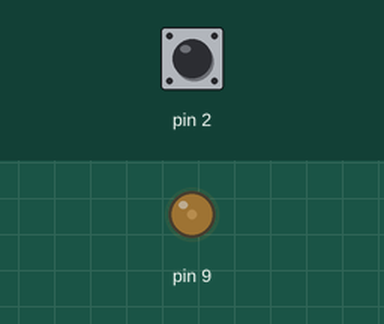
Simulated run of this program. Board: Arduino Uno, built with avr-gcc and run on an emulated ATmega328P. Parts: output pins drawn as LEDs (lit = HIGH). The inputs (shaded band) are chosen by the test bench; at power-on: pin 2 LOW. EEPROM starts erased; what the program prints to the serial monitor is not drawn.

Above: at 1.2 s.
1.3 s: pin 2 pulsed HIGH 5 times (0.12 s each, 0.3 s apart)
At 1.59 s:
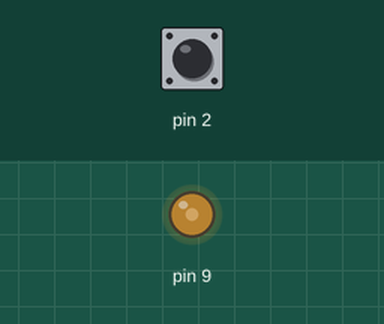
At 3.1 s:
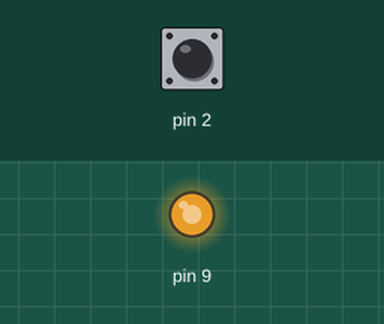
4.3 s: pin 2 pulsed HIGH 5 times (0.12 s each, 0.3 s apart)
At 4.59 s:
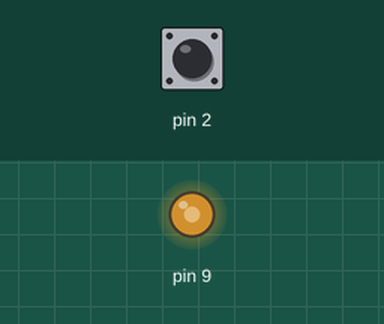
Timing chart, 0 to 7.3 s (numbered marks = the images above; inputs shaded):
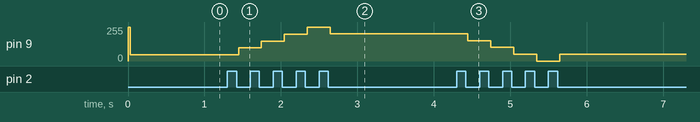

Measured:
- after the input at 1.3 s, pin 9: 48/255 → 99/255 after 0.15 s, → 150/255 0.30 s later, → 201/255 0.30 s later, → 252/255 0.30 s later, … (5 changes in this stretch)
- after the input at 4.3 s, pin 9: 204/255 → 153/255 after 0.15 s, → 102/255 0.30 s later, → 51/255 0.30 s later, → 0/255 0.30 s later, … (5 changes in this stretch)

The program:

main.cpp
```cpp
#include <Arduino.h>
#include "Action.h"
#include "ActionModifierIntensiteDEL.h"
#include "Bouton.h"
#include "DEL.h"
#include "Program.h"

Program* program;

void setup() {
    program = new Program();
}

void loop() {
    program->loop();
}
```

Action.h
```cpp
#pragma once
#include <Arduino.h>

class Action{
public:
    virtual void executer() = 0;
};
```

ActionModifierIntensiteDEL.h
```cpp
#pragma once
#include <Arduino.h>
#include "Action.h"
#include "DEL.h"

class ActionModifierIntensiteDEL: public Action{
public:
    ActionModifierIntensiteDEL(DEL* p_del);
    void executer();
    void setPas();
private:
    DEL* m_del;
    int m_pourcentageIntensite;
    float m_pas;
};
```

Bouton.h
```cpp
#pragma once
#include <Arduino.h>
#include "Action.h"

class Bouton{
public:
    Bouton(uint8_t p_pinBouton, Action* p_actionBoutonPresse);
    void tick();
    uint8_t getPin();

private:
    uint8_t m_pin;
    Action* m_actionBoutonPresse;
    long derniereDateChangement1;
    int dernierEtatBouton1;
    int dernierEtatStableBouton1;
    int delaiMinPression;
    int etatBouton;

};
```

DEL.h
```cpp
#pragma once
#include <Arduino.h>

class DEL{
public:
    DEL(uint8_t p_pin);
    void allumer();
    void allumer(int p_pourcentageIntensite);
    void eteindre();
    int getPourcentageIntensite();
    void setPourcentageintensite(int p_pourcentageIntensite);
private:
    uint8_t m_pin;
    int m_pourcentageIntensite;
};
```

DonneesASauvegarder.h
```cpp
#pragma once
#include <Arduino.h>
#include <EEPROM.h>

template<typename Type>
class DonneesASauvegarder{
    public:
        DonneesASauvegarder(byte p_adresse, Type p_data):
            m_adresse(p_adresse),
            m_donnees(p_data)
        {
        };

        void ecrireDonnees(const Type &p_das){
            EEPROM.put(m_adresse, p_das);
        };

        void lireDonnees(Type &p_das){
            EEPROM.get(m_adresse, p_das);
        };

        void setDonnee(const Type &p_das){
            m_donnees = p_das;
        };

    private:
        byte m_adresse;
        Type m_donnees;
};
```

Program.h
```cpp
#pragma once
#include <Arduino.h>
#include "Bouton.h"

class Program{
public:
    Program();
    void loop();
private:
    Bouton* m_bouton1;
    Bouton* m_bouton2;
};
```

ActionModifierIntensiteDEL.cpp
```cpp
#include <Arduino.h>
#include "ActionModifierIntensiteDEL.h"

ActionModifierIntensiteDEL::ActionModifierIntensiteDEL(DEL* p_del):
    m_del(p_del),
    m_pourcentageIntensite(m_del->getPourcentageIntensite()),
    m_pas(20)
{
    m_del->allumer();
}

void ActionModifierIntensiteDEL::executer()
{
    m_pourcentageIntensite += m_pas;
    if(m_pourcentageIntensite < 0){
        m_pourcentageIntensite = 20;
        setPas();
    }
    else if(m_pourcentageIntensite > 100){
        m_pourcentageIntensite = 80;
        setPas();
    }
    m_del->allumer(m_pourcentageIntensite);
}

void ActionModifierIntensiteDEL::setPas(){
    m_pas = -m_pas;
}
```

Bouton.cpp
```cpp
#include <Arduino.h>
#include "Bouton.h"

Bouton::Bouton(uint8_t p_pinBouton, Action* p_action):
    m_pin(p_pinBouton),
    m_actionBoutonPresse(p_action)
{
    derniereDateChangement1 = 0;
    dernierEtatBouton1 = HIGH;
    dernierEtatStableBouton1 = HIGH;
    delaiMinPression = 25;
    etatBouton = 0;
    pinMode(getPin(), INPUT);
}

uint8_t Bouton::getPin(){
    return m_pin;
}

void Bouton::tick(){
    etatBouton = digitalRead(getPin());
    long dateActuelle = millis();

    if (etatBouton != dernierEtatBouton1) {
        derniereDateChangement1 = dateActuelle;
        dernierEtatBouton1 = etatBouton;
    }

    if(dateActuelle - derniereDateChangement1 > delaiMinPression) {
        if (dernierEtatStableBouton1 == HIGH && etatBouton == LOW) {
            m_actionBoutonPresse->executer();
        }
        dernierEtatStableBouton1 = etatBouton;
    }
}
```

DEL.cpp
```cpp
#include <Arduino.h>
#include "DEL.h"


DEL::DEL(uint8_t p_pin):
    m_pin(p_pin),
    m_pourcentageIntensite(0)
{
   ;
}

void DEL::allumer(){
    analogWrite(m_pin, m_pourcentageIntensite*255/100);
}

void DEL::allumer(int p_pourcentageIntensite){
    setPourcentageintensite(p_pourcentageIntensite);
    analogWrite(m_pin, m_pourcentageIntensite*255/100);
}

void DEL::eteindre(){
    analogWrite(m_pin, LOW);
}

int DEL::getPourcentageIntensite(){
    return m_pourcentageIntensite;
}

void DEL::setPourcentageintensite(int p_pourcentageIntensite){
    m_pourcentageIntensite = p_pourcentageIntensite;
}
```

Program.cpp
```cpp
#include <Arduino.h>
#include "Program.h"
#include "ActionModifierIntensiteDEL.h"
#include "DEL.h"
#include "DonneesASauvegarder.h"


DonneesASauvegarder<int>* delASauvegarder;
Action* action1;
DEL* del1;
int delStatus = 0;

Program::Program()
{
    Serial.begin(9600);
    del1 = new DEL(9);
    int intensite = 0;
    Serial.println(del1->getPourcentageIntensite());
    delASauvegarder = new DonneesASauvegarder<int>(0x512, del1->getPourcentageIntensite());
    delASauvegarder->lireDonnees(intensite);
    del1->setPourcentageintensite(intensite);
    Serial.println(del1->getPourcentageIntensite());
    action1 = new ActionModifierIntensiteDEL(del1);
    m_bouton1 = new Bouton(2, action1);
}

void Program::loop()
{
    if(delStatus != del1->getPourcentageIntensite()){
        delStatus = del1->getPourcentageIntensite();
        delASauvegarder->ecrireDonnees((int)del1->getPourcentageIntensite());
        int intensite =  del1->getPourcentageIntensite();
    }
   m_bouton1->tick();
}
```
